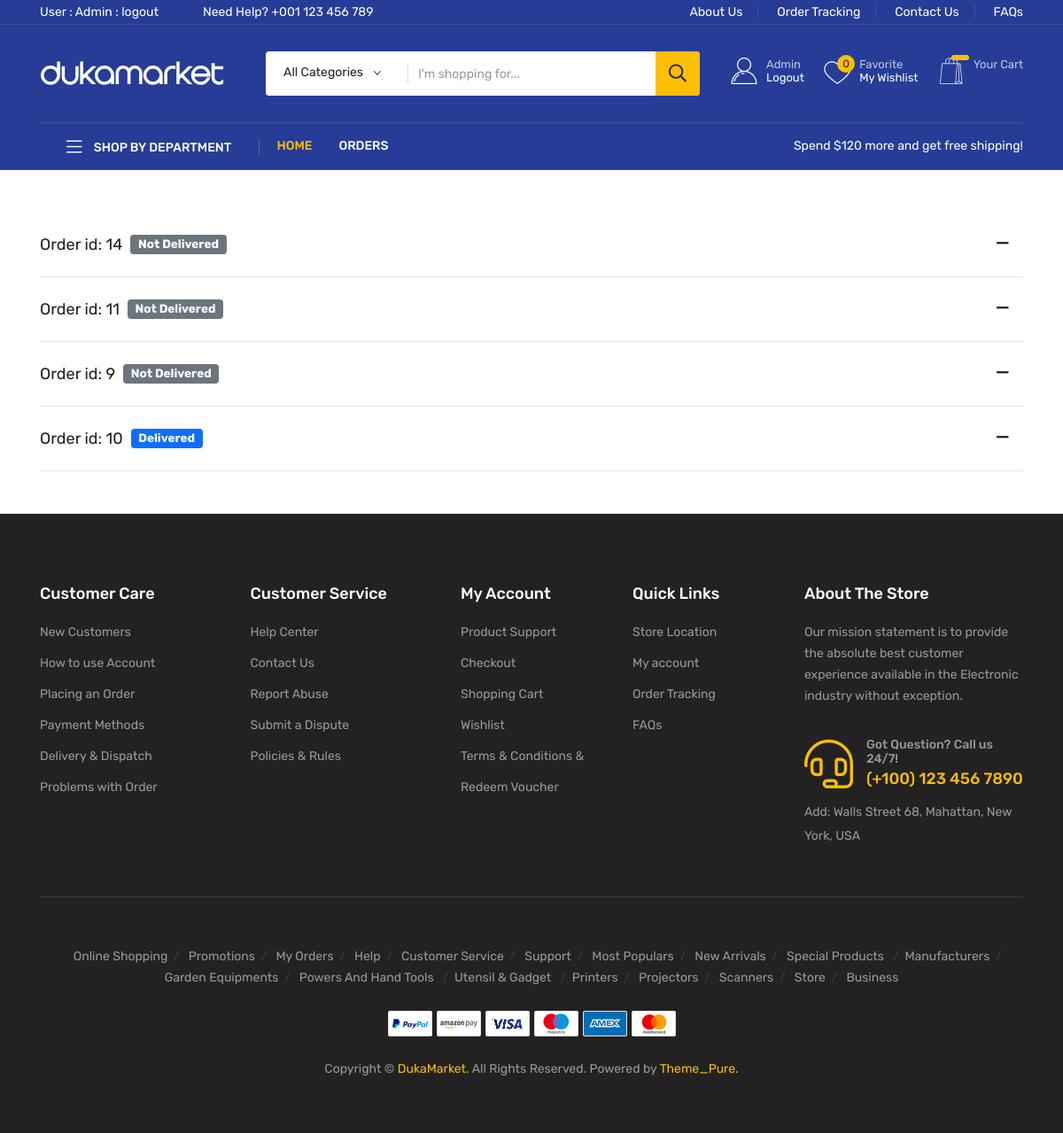
The app's page /order-details (signed in) with its own data.
### home/models.py (models this page shows, shortened)
class Orders(models.Model):
    user = models.ForeignKey(User, on_delete=models.DO_NOTHING)
    products = models.ManyToManyField("Product", through="OrderProducts", related_name="orders")
    address = models.TextField(blank=True, null=True)
    phone = models.CharField(max_length=20, blank=True, null=True)
    total_price = models.PositiveIntegerField(default=0)
    is_paid = models.BooleanField(default=False)
    razorpay_order_id = models.CharField(max_length=255, blank=True, null=True)
    razorpay_payment_id = models.CharField(max_length=255, blank=True, null=True)
    razorpay_payment_signature = models.CharField(max_length=255, blank=True, null=True)
    delivered = models.BooleanField(default=False)
    class Meta:
        verbose_name = "Order"
        verbose_name_plural = "Orders"

### home/views.py (the view)
# urls.py: path('order-details',views.Orders_page,name="order_page"),
def Orders_page(request):
    orders = Orders.objects.filter(user=request.user, is_paid=True).order_by('delivered','-id')
    context = {
        'orders': orders
    }
    return render(request, "order-details.html", context)

### templates/order-details.html (shortened to what this page needs)
{% extends "base.html" %}
{% block content %}
<div class="container my-5">
    <div class="accordion" id="accordionExample">
        {% for order in orders %}
        <div class="accordion-item">
          <h2 class="accordion-header" id="headingOne">
            <button class="accordion-button" type="button" data-bs-toggle="collapse" data-bs-target="#collapseOne-{{order.id}}" aria-expanded="true" aria-controls="collapseOne">
             Order id: {{order.id}} &nbsp;
             {% if order.delivered %}
            <span class="badge bg-primary">Delivered</span>
             {% else %}
             <span class="badge bg-secondary">Not Delivered</span>
             {% endif %}
            </button>
          </h2>
        </div>
        {% endfor %}
      </div>
</div>
{% endblock content %}

### templates/includes/header.html (shortened to what this page needs)
    {% load static %}
    <header class="header d-blue-bg">
        <div class="header-top">
            <div class="container">
                <div class="header-inner">
                    <div class="row align-items-center">
                        <div class="col-xl-6 col-lg-7">
                            <div class="header-inner-start">
                                <div class="support d-none d-sm-block">
                                    {% if user.is_authenticated %}
                                    <p>User : {{user.username|title}} : <a href="{% url "logout_user" %}">logout</a></p>
                                    {% else %}
                                    <p><a href="{% url "register_page" %}">Login Here</a></p>
                                    {% endif %}
                                </div>
                                 <div class="support d-none d-sm-block">
                                    <p>Need Help? <a href="tel:+001123456789">+001 123 456 789</a></p>
                                </div>
                            </div>
                        </div>
                        <div class="col-xl-6 col-lg-5 d-none d-lg-block">
                            <div class="header-inner-end text-md-end">
                                <div class="ovic-menu-wrapper">
                                    <ul>
                                        <li><a href="about.html">About Us</a></li>
                                        <li><a href="contact.html">Order Tracking</a></li>
                                        <li><a href="contact.html">Contact Us</a></li>
                                        <li><a href="faq.html">FAQs</a></li>
                                    </ul>
                                </div>
                            </div>
                        </div>
                    </div>
                </div>
            </div>
        </div>
        <div class="header-mid">
            <div class="container">
                <div class="heade-mid-inner">
                    <div class="row align-items-center">
                        <div class="col-xl-3 col-lg-3 col-md-4 col-sm-4">
                            <div class="header__info">
                                <div class="logo">
                                    <a href="{% url "home" %}" class="logo-image"><img src="{% static 'assets/img/logo/logo1.svg' %}" alt="logo"></a>
                                </div>
                            </div>
                        </div>
                        <div class="col-xl-5 col-lg-4 d-none d-lg-block">
                            <div class="header__search">
                                <form action="#">
                                    <div class="header__search-box">
                                        <input class="search-input" type="text" placeholder="I'm shopping for...">
                                        <button class="button" type="submit"><i class="far fa-search"></i></button>
                                    </div>
                                    <div class="header__search-cat">
                                    </div>
                                </form>
                            </div>
                        </div>
                        <div class="col-xl-4 col-lg-5 col-md-8 col-sm-8">
                            <div class="header-action">
                                {% if user.is_authenticated %}
                                <div class="block-userlink">
                                    <a class="icon-link" href="{% url "logout_user" %}">
                                    <i class="flaticon-user"></i>
                                    <span class="text">
                                    <span class="sub">{{user.username|title}}</span>
                                    Logout </span>
                                    </a>
                                </div>
                                {% endif %}
                                <div class="block-wishlist action">
                                    <a class="icon-link" href="wishlist.html">
                                    <i class="flaticon-heart"></i>
                                    <span class="count">0</span>
                                    <span class="text">
                                    <span class="sub">Favorite</span>
                                    My Wishlist </span>
                                    </a>
                                </div>
                                <div class="block-cart action">
                                    <a class="icon-link" href="{% url "cart_page"   %}">
                                    <i class="flaticon-shopping-bag"></i>
                                    <span class="count" id="count">{{cart_count.count}}</span>
                                    <span class="text">
                                    <span class="sub">Your Cart</span>
                                  </span>
                                    </a>
                                </div>
                            </div>
                        </div>
                    </div>
                </div>
            </div>
        </div>
        <div class="header__bottom">
            <div class="container">
                <div class="row g-0 align-items-center">
                    <div class="col-lg-3">
                        <div class="cat__menu-wrapper side-border d-none d-lg-block">
                            <div class="cat-toggle">
                                <button type="button" class="cat-toggle-btn cat-toggle-btn-1"><i class="fal fa-bars"></i> Shop by department</button>
                            </div>
                        </div>
                    </div>
                    <div class="col-lg-6 col-md-6 col-3">
                      <div class="header__bottom-left d-flex d-xl-block align-items-center">
                        <div class="main-menu d-none d-lg-block">
                            <nav>
                                <ul>
                                    <li>
                                        <a href="{% url "home" %}" class="active">Home </a>
                                    </li>
                                    <li><a href="{% url "order_page" %}">orders</a></li>
                                </ul>
                            </nav>
                        </div>
                      </div>
                    </div>
                    <div class="col-lg-3 col-md-6 col-9">
                        <div class="shopeing-text text-sm-end">
                            <p>Spend $120 more and get free shipping!</p>
                        </div>
                    </div>
                </div>
            </div>
        </div>
    </header>

### records on screen
Orders: id "14", delivered "Not Delivered"
Orders: id "11", delivered "Not Delivered"
Orders: id "9", delivered "Not Delivered"
Orders: id "10", delivered "Delivered"

### other values on screen
{{ user.username|title }} "Admin"
